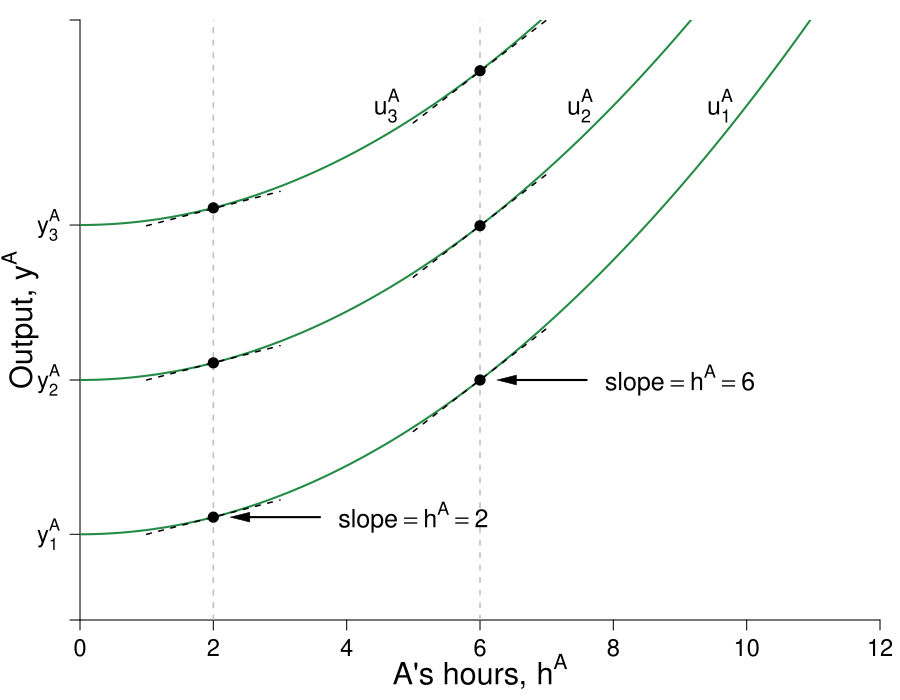

Generate this figure with R:
require(shape)
pdf(file = "coordination_failures/coord_indiff_ya/coord_indiff_ya.pdf", width = 9, height = 7)

#Set parameters for graphics
axislabelsize <- 1.5
graphlinewidth <- 2
segmentlinewidth <- 1.8

COL <- c("#7fc97f", "#beaed4", "#fdc086", "#ffff99", "#386cb0", "#f0027f", "#bf5b17", "#666666")
COLA <- c("#99d8c9","#66c2a4","#41ae76", "#238b45", "#005824")
COLB <- c("#4eb3d3", "#2b8cbe", "#0868ac","#084081")

par(mar =  c(6, 4, 4, 4))

indiffA <- function(ea, uA = 46.08) {
  uA + (1/2)*(ea)^2
}

mrsA <- function(ea){
  ea
}

slopeline <- function(ea, yint = 0.5, slope = 2){
  yint + slope*ea
}


xlims <- c(0, 12)
ylims <- c(0, 70)

npts <- 501 
x <- seq(xlims[1], xlims[2], length.out = npts)
y <- seq(ylims[1], ylims[2], length.out = npts) 
a <- c(12, 46.08, 90)

#B's value when at A's bliss point
#0.35*log(5.88) + 0.35*log(8.88) + 0.5*log(10 - 5.88) + 0.5*log(15 - 8.88) 

#B's bliss point x = 4.11765; y = 6.17647
#A's value when at A's bliss point
#0.5*log(4.11765) + 0.5*log(6.17647) + 0.35*log(10 - 4.11765) + 0.35*log(15 - 6.17647) 


plot(0, 0, xlim = xlims, ylim = ylims, type = "n",
     xlab = expression(paste("")),
     ylab = expression(paste("")), 
     xaxt = "n", 
     yaxt = "n", 
     cex.lab = axislabelsize, 
     bty = "n",
     xaxs="i", 
     yaxs="i")

# ticksy <- seq(from = 0, to = ylims[2], by = 2)
# ylabels <- seq(from = 0, to = ylims[2], by = 2)
ticksx <- seq(from = 0, to = xlims[2], by = 2)
xlabels <- seq(from = 0, to = xlims[2], by = 2)
ticksy <- c(0, 10, 28, 46.08, 70)
ylabels <- c(NA, expression(paste(y[1]^A)), expression(paste(y[2]^A)), expression(paste(y[3]^A)), NA)
# ticksx <- c(0, 6.9, 12, 9.6, 16, 24, 26)
# xlabels <- c(NA, expression(paste(e^A,"*")), expression(paste(1/2*beta)), expression(paste(e^{AN})), expression(paste(alpha)), expression(paste(1/beta)), NA)

axis(1, at = ticksx, pos = 0, labels = xlabels)
axis(2, at = ticksy, pos = 0, labels = ylabels, las = 1)

npts <- 500 
xx1 <- seq(xlims[1], xlims[2], length.out = npts)

lines(xx1, indiffA(xx1, uA = 10), col = COLA[4], lwd = graphlinewidth)
lines(xx1, indiffA(xx1, uA = 28), col = COLA[4], lwd = graphlinewidth)
lines(xx1, indiffA(xx1, uA = 46.08), col = COLA[4], lwd = graphlinewidth)
# lines(xx1, brfB(xx1, alpha = 16, beta = 1/24), col = COLB[4], lwd = graphlinewidth)
# lines(xx1, brfPEA(xx1, alpha = 16, beta = 1/24), col = COLA[4], lwd = graphlinewidth)
# lines(xx1, brfPEB(xx1, alpha = 16, beta = 1/24), col = COLB[4], lwd = graphlinewidth)

# contour(x, y, 
#         outer(x, y, uA),
#         #labels = c("v1", "v2", "v3"),
#         drawlabels = FALSE,
#         col = COLA[3],
#         #xlab = expression(paste("A's Apples, ", x)),
#         #ylab = expression(paste("A's Oranges, ", y)),
#         #cex.lab = axislabelsize,
#         lwd = graphlinewidth,
#         levels = a, 
#         xaxs="i", 
#         yaxs="i", 
#         add = TRUE)


segments(2, 0, 2, ylims[2], lty = 2, col = "gray" , lwd = segmentlinewidth)
segments(6, 0, 6, ylims[2], lty = 2, col = "gray" , lwd = segmentlinewidth)


mtext(expression(paste("A's hours, ", h^A)), side=1, line = 2.5, cex = axislabelsize)
text(-1, 35, expression(paste("Output, ", y^A)), xpd = TRUE, cex = axislabelsize, srt = 90)
#
text(4.5, 12, expression(paste("slope", phantom()==h^A, phantom() == 2)))
Arrows(3.6, 12, 2.4, 12, col = "black", lty = 1, lwd = 2, arr.type = "triangle", arr.lwd = 0.5)
#
text(8.5, 28, expression(paste("slope", phantom()==h^A, phantom() == 6)))
Arrows(7.6, 28, 6.4, 28, col = "black", lty = 1, lwd = 2, arr.type = "triangle", arr.lwd = 0.5)

#Label the iso-welfare functions for the HG, Aisha
text(9.7, 60, expression(u[1]^A))
text(7.6, 60, expression(u[2]^A))
text(4.8, 60, expression(u[3]^A))




lowint <- c(8, 26, 44)

slopex1 <- seq(1,3,length.out = 200)
lines(slopex1, slopeline(slopex1, yint = lowint[1], slope = mrsA(ea = 2)), col = "black", lty = 2, lwd = segmentlinewidth)
lines(slopex1, slopeline(slopex1, yint = lowint[2], slope = mrsA(ea = 2)), col = "black", lty = 2, lwd = segmentlinewidth)
lines(slopex1, slopeline(slopex1, yint = lowint[3], slope = mrsA(ea = 2)), col = "black", lty = 2, lwd = segmentlinewidth)

highint <- c(-8, 10, 28)
slopex2 <- seq(5,7,length.out = 200)
lines(slopex2, slopeline(slopex2, yint = highint[1], slope = mrsA(ea = 6)), col = "black", lty = 2, lwd = segmentlinewidth)
lines(slopex2, slopeline(slopex2, yint = highint[2], slope = mrsA(ea = 6)), col = "black", lty = 2, lwd = segmentlinewidth)
lines(slopex2, slopeline(slopex2, yint = highint[3], slope = mrsA(ea = 6)), col = "black", lty = 2, lwd = segmentlinewidth)


firstpointsx <- c(2, 2, 2)
firstpointsy <- c(indiffA(ea = firstpointsx[1], uA = 10), indiffA(ea = firstpointsx[2], uA = 28), indiffA(ea = firstpointsx[3], uA = 46.08))
points(firstpointsx, firstpointsy, pch = 16, col = "black", cex = 1.5)

secondpointsx <- c(6, 6, 6)
secondpointsy <- c(indiffA(ea = 6, uA = 10), indiffA(ea = 6, uA = 28), indiffA(ea = 6, uA = 46.08))
points(secondpointsx, secondpointsy, pch = 16, col = "black", cex = 1.5)


dev.off()
